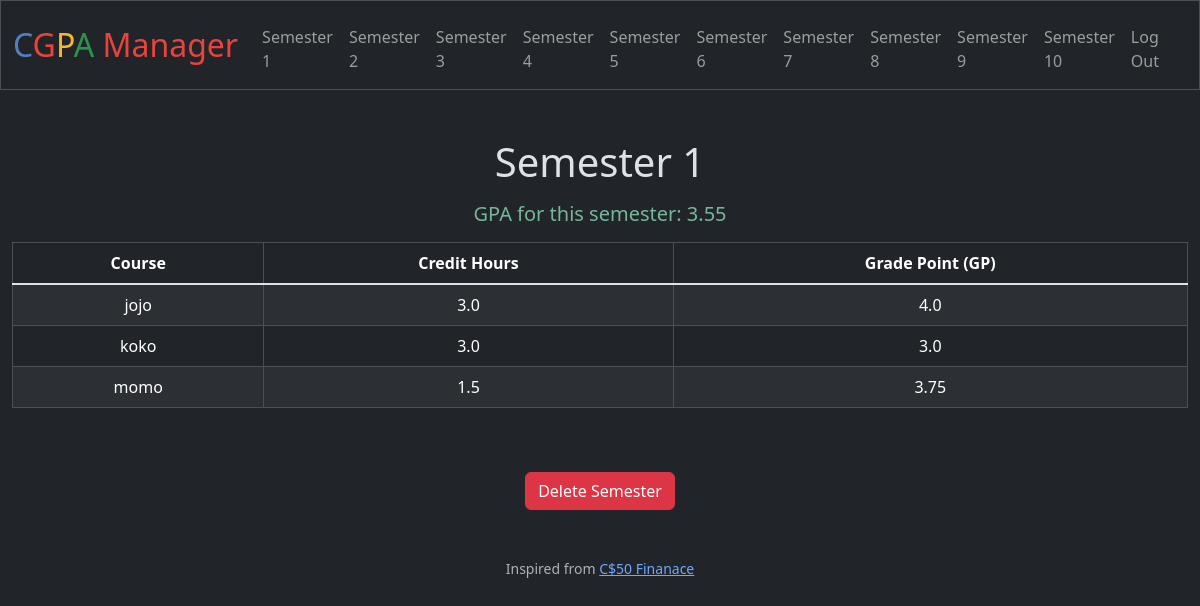
Page /semester/1 (signed in) on the committed database.
### tables this page shows
CREATE TABLE profile (id INTEGER PRIMARY KEY AUTOINCREMENT NOT NULL, user_id INTEGER NOT NULL, semester INTEGER NOT NULL, course TEXT, credit REAL NOT NULL, gpa REAL NOT NULL, FOREIGN KEY (user_id) REFERENCES users(id));

### app.py (the view)
@app.route("/semester/<int:semester_id>")
@login_required
def show_semester(semester_id):
    id = session["user_id"]
    current = current_semesters(id)
    semester_data = db.execute("SELECT course,credit,gpa FROM profile WHERE user_id = ? AND semester = ?", id, semester_id)
    gpa = calculate_gpa(id, semester_id)
    return render_template("semester.html", semester_id=semester_id, semester_data=semester_data, gpa=gpa)

### app.py (called while the page is built)
@app.context_processor
def inject_variables():
    user_id = session.get("user_id")
    if user_id is not None:
        id = session["user_id"]
        current = current_semesters(id)
        return dict(current=current)
    else:
        return {}

### helpers.py (called while the page is built)
def get_key_semester(dict):
    return dict['semester']

def login_required(f):
    @wraps(f)
    def decorated_function(*args, **kwargs):
        if session.get("user_id") is None:
            return redirect("/login")
        return f(*args, **kwargs)
    return decorated_function

def current_semesters(id):
    listOfSems = db.execute("SELECT semester FROM profile WHERE user_id = ?", id)
    if listOfSems:
        max_dict = max (listOfSems, key=get_key_semester)
        return max_dict['semester'] #return current max semester number
    else:
        return 0

def calculate_gpa(user_id, semester_id):
    semester_data = db.execute("SELECT credit,gpa FROM profile WHERE user_id = ? AND semester = ?", user_id, semester_id)
    if not semester_data:
        return 0
    else:
        sum = 0
        totalCredits = 0
        for row in semester_data:
            sum += row["credit"] * row["gpa"]
            totalCredits += row["credit"]
        gpa = sum/totalCredits
        return gpa

### templates/semester.html (shortened to what this page needs)
{% extends "layout.html" %}
{% block main %}
    <h1 class="mb-3 mx-auto">Semester {{ semester_id }}</h1>
    <h5 class="mb-3 mx-start text-success-emphasis">GPA for this semester: {{ gpa|round(2) }}</h5>
    <table class="table table-bordered table-hover table-striped">
        <thead>
            <tr>
                <th>Course</th>
                <th>Credit Hours</th>
                <th>Grade Point (GP)</th>
            </tr>
        </thead>
        <tbody class="table-group-divider">
            {% for row in semester_data %}
                <tr>
                    <td>{{ row.course }}</td>
                    <td>{{ row.credit }}</td>
                    <td>{{ row.gpa }}</td>
                </tr>
            {% endfor %}
        </tbody>
    </table>
    <form action="/delete/{{ semester_id }}" method="post">
        <button class="btn btn-danger mx-auto mt-5" type="submit">Delete Semester</button>
    </form>
{% endblock %}

### templates/layout.html (shortened to what this page needs)
<!DOCTYPE html>
<html lang="en" data-bs-theme="dark">
    <head>
        <link href="https://cdn.jsdelivr.net/npm/bootstrap@5.3.2/dist/css/bootstrap.min.css" rel="stylesheet">
        <link rel="stylesheet" href="https://cdn.jsdelivr.net/npm/bootstrap-icons@1.11.1/font/bootstrap-icons.css">
        <link href="/static/styles.css" rel="stylesheet">
    </head>
    <body>
        <nav class="bg-dark border navbar navbar-expand-md navbar-dark">
            <div class="container-fluid">
                <a class="navbar-brand" href="/"><span class="blue">C</span><span class="red">G</span><span class="yellow">P</span><span class="green">A</span> <span class="red">Manager</span></a>
                <div class="collapse navbar-collapse" id="navbar">
                    {% if session["user_id"] %}
                        <ul class="navbar-nav me-auto mt-2">
                            {% for i in range(current) %}
                                <li class="nav-item"><a class="nav-link" href="/semester/{{i+1}}">Semester {{i+1}}</a></li>
                            {% endfor %}
                        </ul>
                        <ul class="navbar-nav ms-auto mt-2">
                            <li class="nav-item"><a class="nav-link" href="/logout">Log Out</a></li>
                        </ul>
                    {% else %}
                        <ul class="navbar-nav ms-auto mt-2">
                            <li class="nav-item"><a class="nav-link" href="/register">Register</a></li>
                            <li class="nav-item"><a class="nav-link" href="/login">Log In</a></li>
                        </ul>
                    {% endif %}
                </div>
            </div>
        </nav>
        <main class="container-fluid py-5 text-center">
            {% block main %}{% endblock %}
        </main>
        <footer class="mb-5 small text-center text-muted">
            Inspired from <a href="https://finance.cs50.net/">C$50 Finanace</a>
        </footer>
    </body>
</html>

### static/styles.css (style rules this page uses)
nav .navbar-brand { font-size: xx-large; }
nav .navbar-brand .blue { color: #537fbe; }
nav .navbar-brand .red { color: #ea433b; }
nav .navbar-brand .yellow { color: #f5b82e; }
nav .navbar-brand .green { color: #2e944b; }

### rows in the picture
profile: course "jojo", credit "3.0", gpa "4.0"
profile: course "koko", credit "3.0", gpa "3.0"
profile: course "momo", credit "1.5", gpa "3.75"

### other values in the picture
{{ i+1 }} "1" "2" "3" "4" "5" "6" "7" "8" "9" "10"
{{ semester_id }} "1"
{{ gpa|round(2) }} "3.55"
